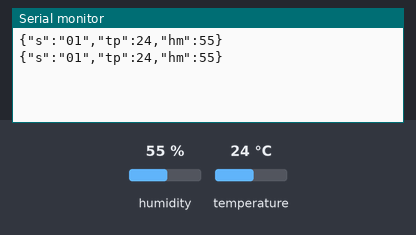
The sketch below on a simulated Arduino Uno, built with avr-gcc and run on an emulated ATmega328P. Parts: the last lines printed to the serial monitor. Wiring (inferred from the names in the program): DHT22 sensor: data pin 11. Inputs (shaded band) come from the test bench; at power-on: humidity 55 %, temperature 24 °C. No radio packets arrive unless stated.

Above: at 3.4 s.
3.5 s: humidity set to 22 %
At 6.1 s:
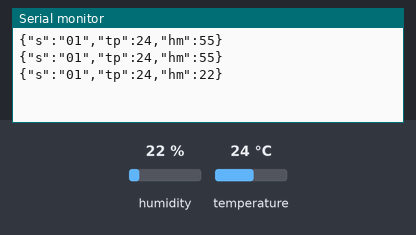
6.6 s: temperature set to 12 °C
At 8.0 s:
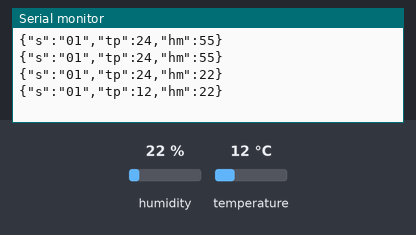
9.7 s: humidity set to 40 %
At 9.7 s:
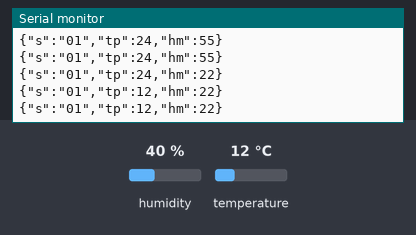
Timing chart, 0 to 12.7 s (numbered marks = the images above; inputs shaded):
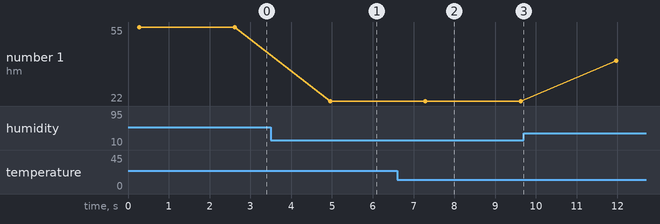

Measured:
- after the input at 3.5 s, the serial monitor: prints a new line after 1.5 s (image 1)
- after the input at 6.6 s, the serial monitor: prints a new line after 0.69 s (image 2)
- plotted number 1: 55 → 22 after the input at 3.5 s, 22 → 40 after the input at 9.7 s

The sketch:

hte_tx.ino
```cpp
/*
  433 MHz RF Module Transmitter Demonstration 1
  RF-Xmit-Demo-1.ino
  Demonstrates 433 MHz RF Transmitter Module
  Use with Receiver Demonstration 1

  DroneBot Workshop 2018
  https://dronebotworkshop.com
*/

// Include RadioHead Amplitude Shift Keying Library
#include <RH_ASK.h>
// Include dependant SPI Library
#include <SPI.h>
// Include DHT library
#include "DHT.h"
// Include json library
#include <ArduinoJson.h>

#define MYID "01"      // the ID number of this board (tens=0 means RX, unit is id). Change this for each board.
#define SLEEPTIME 1000
#define DHTPIN 11     // what pin the DHT is connected to
#define DHTTYPE DHT22   // DHT 22  (AM2302)

DHT dht(DHTPIN, DHTTYPE);

// Create Amplitude Shift Keying Object
RH_ASK rf_driver;

void setup(){
  Serial.begin(9600);   // Debugging only

  // Initialize ASK Object
  rf_driver.init();

  //Initialize the Sensor
  dht.begin();
  if (!rf_driver.init()){
      Serial.println("init failed");
    }
}

int ftoa(char *a, float f){  //translates floating point readings into strings to send over the air
  int left=int(f);
  float decimal = f-left;
  int right = decimal *100; //2 decimal points
  if (right > 10) {  //if the decimal has two places already. Otherwise
    sprintf(a, "%d.%d",left,right);
  } else {
    sprintf(a, "%d.0%d",left,right); //pad with a leading 0
  }
}

int xmitMessage(char *msg){
    //const char *msg = "Welcome to the Workshop!";
    rf_driver.send((uint8_t *)msg, strlen(msg));
    rf_driver.waitPacketSent();
    delay(SLEEPTIME);
}

JsonObject& buildJSON(float temp, float hum){
  // Memory pool for JSON object tree.
  //
  // Inside the brackets, 200 is the size of the pool in bytes.
  // Don't forget to change this value to match your JSON document.
  // Use arduinojson.org/assistant to compute the capacity.
  StaticJsonBuffer<40> jsonBuffer;

  // Create the root of the object tree.
  //
  // It's a reference to the JsonObject, the actual bytes are inside the
  // JsonBuffer with all the other nodes of the object tree.
  // Memory is freed when jsonBuffer goes out of scope.
  JsonObject& root = jsonBuffer.createObject();
  // Add values in the object
  //
  // Most of the time, you can rely on the implicit casts.
  // In other case, you can do root.set<long>("time", 1351824120);
  root["s"] = MYID;
  // Add values in the object
  //root["time"] = millis();

   // Add a nested array.
  //
  // It's also possible to create the array separately and add it to the
  // JsonObject but it's less efficient.
  root["tp"] = temp;
  root["hm"] = hum;
  //Serial.print("In buildjson");
  //root.printTo(Serial);
  return root;
}


void loop(){
  char message[50];
  float t = dht.readTemperature();
  float h = dht.readHumidity();

  //build the message
  char temp[6]; //2 int, 2 dec, 1 point, and \0
  ftoa(temp,t);
  char hum[6]; //2 int, 2 dec, 1 point, and \0
  ftoa(hum,h);

  // check if returns are valid, if they are NaN (not a number) then something went wrong!
  if (isnan(t)||isnan(h)) {
    sprintf(message, "ID:%d:TS:%lu:ER:ERROR\0", MYID, millis());  //millis provides a stamp for deduping if signal is repeated
    Serial.println("Failed to read from DHT");
    xmitMessage(message);
  } else {
    JsonObject& jsonData = buildJSON(t, h);
    jsonData.printTo(Serial);
    Serial.println();
    char jsonChar[40];
    jsonData.printTo((char*)jsonChar, jsonData.measureLength() + 1);
    xmitMessage(jsonChar);  //message will not be sent if there is an error
    delay(SLEEPTIME);  //Sleep randomly to avoid cross talk with another unit
  }

}
```
